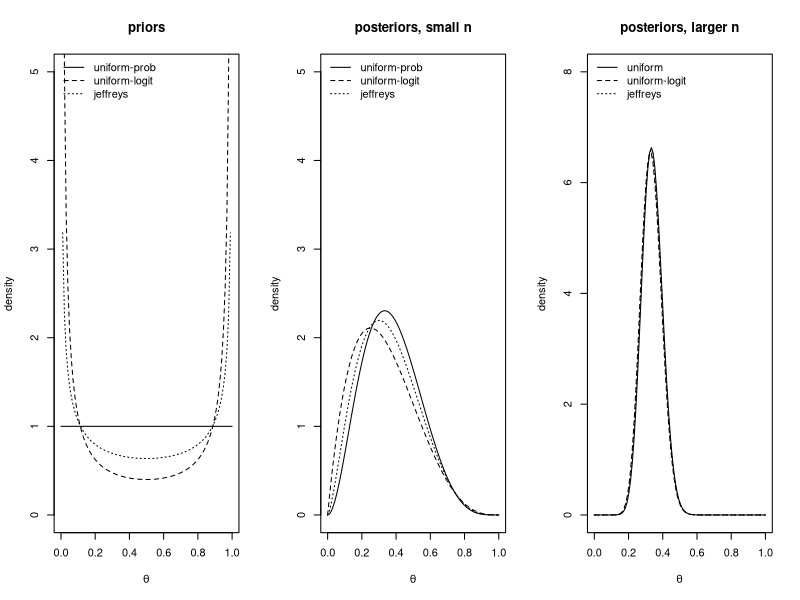

The R script that drew this image:
## @knitr compare_priors

alpha1 <- beta1 <- 1

alpha2 <- beta2 <- 0

alpha3 <- beta3 <- 1/2

theta <- seq(0, 1, len = 100) 

# priors

pri1 <- dbeta(theta, alpha1, beta1) # unif orig scale
pri2 <- 0.1 * 1/(theta*(1-theta))   # unif logit scale
pri3 <- dbeta(theta, alpha3, beta3) # jeffreys

par(mfrow = c(1,3))
plot(theta, pri1, xlab=expression(theta),  ylab='density',
     type = 'l', ylim = c(0,5), main = 'priors')
lines(theta, pri2, lty = 2)
lines(theta, pri3, lty = 3)

legend("topleft", legend = c("uniform-prob", "uniform-logit", "jeffreys"), lty=1:3, bty='n')

# limited data

n <- 6
y<- 2

post1 <- dbeta(theta, alpha1+y, beta1 + n-y)
post2 <- dbeta(theta, alpha2+y, beta2 + n-y)
post3 <- dbeta(theta, alpha3+y, beta3 + n-y)

plot(theta, post1, xlab=expression(theta),  ylab='density',
     type = 'l', ylim = c(0,5), main = 'posteriors, small n')
lines(theta, post2, lty = 2)
lines(theta, post3, lty = 3)

legend("topleft", legend = c("uniform-prob", "uniform-logit", "jeffreys"), lty=1:3, bty='n')

# rich data

n <- 60
y<- 20

post1 <- dbeta(theta, alpha1+y, beta1 + n-y)
post2 <- dbeta(theta, alpha2+y, beta2 + n-y)
post3 <- dbeta(theta, alpha3+y, beta3 + n-y)

plot(theta, post1, xlab=expression(theta),  ylab='density',
     type = 'l', ylim = c(0,8), main = 'posteriors, larger n')
lines(theta, post2, lty = 2)
lines(theta, post3, lty = 3)

legend("topleft", legend = c("uniform", "uniform-logit", "jeffreys"), lty=1:3, bty='n')

